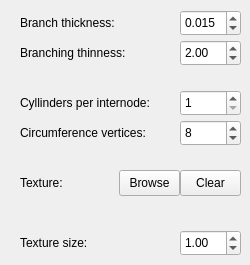
      <widget class="QWidget" name="meshProperties_tabWidgetPage">
       <attribute name="title">
        <string>Mesh</string>
       </attribute>
       <widget class="QDoubleSpinBox" name="pipeModelN_dSpinBox">
        <property name="geometry">
         <rect>
          <x>180</x>
          <y>40</y>
          <width>61</width>
          <height>26</height>
         </rect>
        </property>
        <property name="sizePolicy">
         <sizepolicy hsizetype="Preferred" vsizetype="Fixed">
          <horstretch>0</horstretch>
          <verstretch>0</verstretch>
         </sizepolicy>
        </property>
        <property name="minimumSize">
         <size>
          <width>61</width>
          <height>0</height>
         </size>
        </property>
        <property name="maximumSize">
         <size>
          <width>61</width>
          <height>16777215</height>
         </size>
        </property>
        <property name="minimum">
         <double>1.000000000000000</double>
        </property>
        <property name="maximum">
         <double>5.000000000000000</double>
        </property>
        <property name="singleStep">
         <double>0.050000000000000</double>
        </property>
        <property name="value">
         <double>2.000000000000000</double>
        </property>
       </widget>
       <widget class="QLabel" name="pipeModelN_label">
        <property name="geometry">
         <rect>
          <x>20</x>
          <y>40</y>
          <width>150</width>
          <height>26</height>
         </rect>
        </property>
        <property name="text">
         <string>Branching thinness:</string>
        </property>
       </widget>
       <widget class="QLabel" name="subinternodesCount_label">
        <property name="geometry">
         <rect>
          <x>20</x>
          <y>90</y>
          <width>150</width>
          <height>26</height>
         </rect>
        </property>
        <property name="text">
         <string>Cyllinders per internode:</string>
        </property>
       </widget>
       <widget class="QSpinBox" name="subinternodesCount_spinBox">
        <property name="geometry">
         <rect>
          <x>180</x>
          <y>90</y>
          <width>61</width>
          <height>26</height>
         </rect>
        </property>
        <property name="sizePolicy">
         <sizepolicy hsizetype="Preferred" vsizetype="Fixed">
          <horstretch>0</horstretch>
          <verstretch>0</verstretch>
         </sizepolicy>
        </property>
        <property name="minimumSize">
         <size>
          <width>61</width>
          <height>0</height>
         </size>
        </property>
        <property name="maximumSize">
         <size>
          <width>61</width>
          <height>16777215</height>
         </size>
        </property>
        <property name="minimum">
         <number>1</number>
        </property>
        <property name="maximum">
         <number>10</number>
        </property>
        <property name="singleStep">
         <number>1</number>
        </property>
        <property name="value">
         <number>1</number>
        </property>
        <property name="displayIntegerBase">
         <number>10</number>
        </property>
       </widget>
       <widget class="QLabel" name="verticesInNodeCount_label">
        <property name="geometry">
         <rect>
          <x>20</x>
          <y>120</y>
          <width>150</width>
          <height>26</height>
         </rect>
        </property>
        <property name="text">
         <string>Circumference vertices:</string>
        </property>
       </widget>
       <widget class="QSpinBox" name="verticesInNode_spinBox">
        <property name="geometry">
         <rect>
          <x>180</x>
          <y>120</y>
          <width>61</width>
          <height>26</height>
         </rect>
        </property>
        <property name="sizePolicy">
         <sizepolicy hsizetype="Preferred" vsizetype="Fixed">
          <horstretch>0</horstretch>
          <verstretch>0</verstretch>
         </sizepolicy>
        </property>
        <property name="minimumSize">
         <size>
          <width>61</width>
          <height>0</height>
         </size>
        </property>
        <property name="maximumSize">
         <size>
          <width>61</width>
          <height>16777215</height>
         </size>
        </property>
        <property name="minimum">
         <number>4</number>
        </property>
        <property name="maximum">
         <number>20</number>
        </property>
        <property name="singleStep">
         <number>2</number>
        </property>
        <property name="value">
         <number>8</number>
        </property>
        <property name="displayIntegerBase">
         <number>10</number>
        </property>
       </widget>
       <widget class="QLabel" name="diffuseMap_label">
        <property name="geometry">
         <rect>
          <x>20</x>
          <y>170</y>
          <width>90</width>
          <height>26</height>
         </rect>
        </property>
        <property name="text">
         <string>Texture:</string>
        </property>
       </widget>
       <widget class="QLabel" name="diffuseMapFilename_label">
        <property name="geometry">
         <rect>
          <x>40</x>
          <y>200</y>
          <width>200</width>
          <height>26</height>
         </rect>
        </property>
        <property name="text">
         <string/>
        </property>
       </widget>
       <widget class="QPushButton" name="diffuseMapBrowse_pushButton">
        <property name="geometry">
         <rect>
          <x>119</x>
          <y>170</y>
          <width>61</width>
          <height>26</height>
         </rect>
        </property>
        <property name="text">
         <string>Browse</string>
        </property>
       </widget>
       <widget class="QLabel" name="textureInternodesCovered_label">
        <property name="geometry">
         <rect>
          <x>20</x>
          <y>230</y>
          <width>150</width>
          <height>26</height>
         </rect>
        </property>
        <property name="toolTip">
         <string>&lt;!DOCTYPE HTML PUBLIC &quot;-//W3C//DTD HTML 4.0//EN&quot; &quot;http://www.w3.org/TR/REC-html40/strict.dtd&quot;&gt;
&lt;html&gt;&lt;head&gt;&lt;meta name=&quot;qrichtext&quot; content=&quot;1&quot; /&gt;&lt;style type=&quot;text/css&quot;&gt;
p, li { white-space: pre-wrap; }
&lt;/style&gt;&lt;/head&gt;&lt;body style=&quot; font-family:'MS Shell Dlg 2'; font-size:8pt; font-weight:400; font-style:normal;&quot;&gt;
&lt;p style=&quot;-qt-paragraph-type:empty; margin-top:12px; margin-bottom:12px; margin-left:0px; margin-right:0px; -qt-block-indent:0; text-indent:0px;&quot;&gt;&lt;br /&gt;&lt;/p&gt;&lt;/body&gt;&lt;/html&gt;</string>
        </property>
        <property name="text">
         <string>Texture size:</string>
        </property>
       </widget>
       <widget class="QDoubleSpinBox" name="textureInternodesCovered_dSpinBox">
        <property name="geometry">
         <rect>
          <x>180</x>
          <y>230</y>
          <width>61</width>
          <height>26</height>
         </rect>
        </property>
        <property name="sizePolicy">
         <sizepolicy hsizetype="Preferred" vsizetype="Fixed">
          <horstretch>0</horstretch>
          <verstretch>0</verstretch>
         </sizepolicy>
        </property>
        <property name="minimumSize">
         <size>
          <width>61</width>
          <height>0</height>
         </size>
        </property>
        <property name="maximumSize">
         <size>
          <width>61</width>
          <height>16777215</height>
         </size>
        </property>
        <property name="decimals">
         <number>2</number>
        </property>
        <property name="minimum">
         <double>0.010000000000000</double>
        </property>
        <property name="maximum">
         <double>50.000000000000000</double>
        </property>
        <property name="singleStep">
         <double>0.500000000000000</double>
        </property>
        <property name="value">
         <double>1.000000000000000</double>
        </property>
       </widget>
       <widget class="QPushButton" name="diffuseMapClear_pushButton">
        <property name="geometry">
         <rect>
          <x>180</x>
          <y>170</y>
          <width>61</width>
          <height>26</height>
         </rect>
        </property>
        <property name="text">
         <string>Clear</string>
        </property>
       </widget>
       <widget class="QLabel" name="branchThickness_label">
        <property name="geometry">
         <rect>
          <x>20</x>
          <y>10</y>
          <width>150</width>
          <height>26</height>
         </rect>
        </property>
        <property name="text">
         <string>Branch thickness:</string>
        </property>
       </widget>
       <widget class="QDoubleSpinBox" name="branchThickness_dSpinBox">
        <property name="geometry">
         <rect>
          <x>180</x>
          <y>10</y>
          <width>61</width>
          <height>26</height>
         </rect>
        </property>
        <property name="sizePolicy">
         <sizepolicy hsizetype="Preferred" vsizetype="Fixed">
          <horstretch>0</horstretch>
          <verstretch>0</verstretch>
         </sizepolicy>
        </property>
        <property name="minimumSize">
         <size>
          <width>61</width>
          <height>0</height>
         </size>
        </property>
        <property name="maximumSize">
         <size>
          <width>61</width>
          <height>16777215</height>
         </size>
        </property>
        <property name="decimals">
         <number>3</number>
        </property>
        <property name="minimum">
         <double>0.001000000000000</double>
        </property>
        <property name="maximum">
         <double>0.100000000000000</double>
        </property>
        <property name="singleStep">
         <double>0.005000000000000</double>
        </property>
        <property name="value">
         <double>0.015000000000000</double>
        </property>
       </widget>
      </widget>
